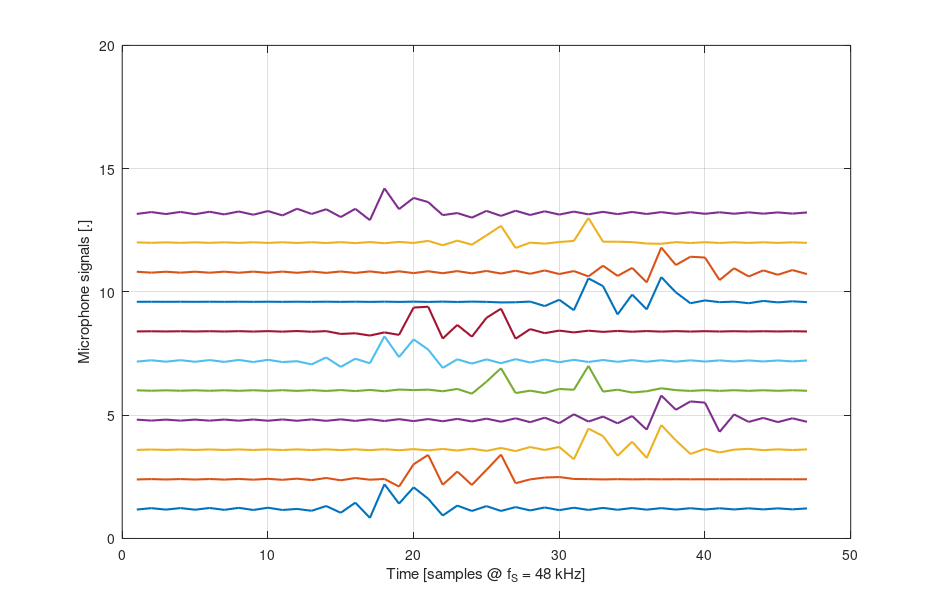
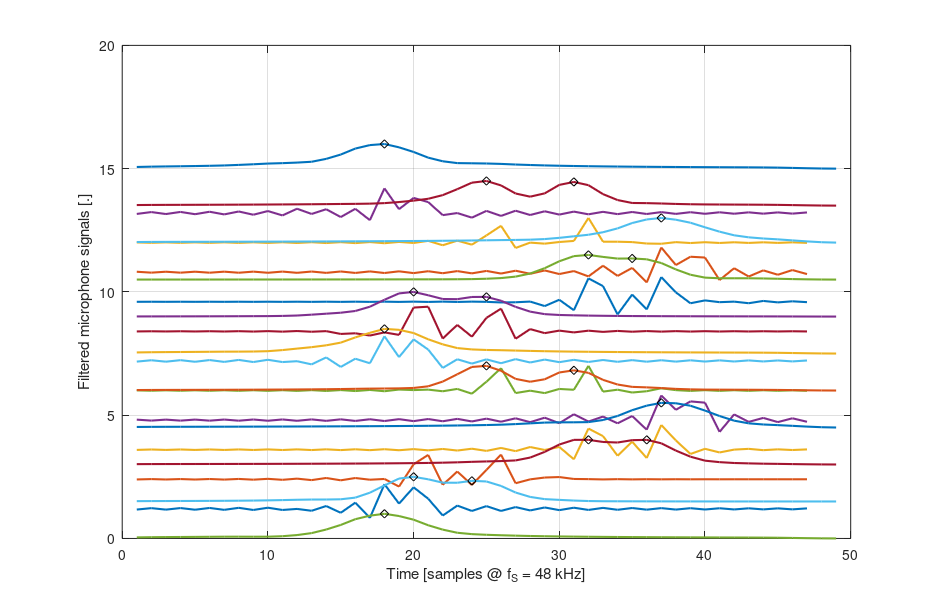

The MATLAB source for these figures, in order: (Note: this script raises an error after producing the figures.)
function execute_demonstration()

    

    % Global constants
    SAMPLE_RATE = 48000;                        % [S/s]
    SNR_VALUES = 35;%[-20 : 2 : 40];                          % [dB]
    PROPAGATION_SPEED = 343;                    % [m/s]
    AMOUNT_OF_SENSORS = [10];

    % Source characteristics
    initialSourcesDistances = [3 3];          % [m]
    sourcesInitialAngles = [+000 35];     % [deg]
    sourcesAngularSpeed = [0.2 -0.2];              % [deg/iter]
    signalDuration = 0.0003;                     % [s]
    signalsFreqs = [6000 6000];                 % [Hz]
    signalsAmplitudes = [1 1 1];                % [.]
    interpolationFactor = 1;
    initialPhase = pi/2;
    showAnimatedPlot = 0;

    % TODO: make it for several frequencies / sources at the same time
    % TODO: put a message about the maximum frequency

    % ----------------- Computations -----------------
    
    % Generates source signal with hamming window and additive white noise
    sourcesSignals = zeros(length(signalsFreqs), round(signalDuration * SAMPLE_RATE));
    for index = 1 : length(signalsFreqs)
        sourcesSignals(index, :) = (signalsAmplitudes(index) * sin(initialPhase + 2 * pi * signalsFreqs(index) / SAMPLE_RATE * [0 : size(sourcesSignals, 2)-1])) + ...
                                   (signalsAmplitudes(index) * sin(initialPhase + 2 * pi * signalsFreqs(index)*2 / SAMPLE_RATE * [0 : size(sourcesSignals, 2)-1])) + ...
                                   (signalsAmplitudes(index) * sin(initialPhase + 2 * pi * signalsFreqs(index)*3 / SAMPLE_RATE * [0 : size(sourcesSignals, 2)-1]));
    sourcesSignals(index, :) = sourcesSignals(index, :) / max(abs(sourcesSignals(index, :)));
    sourcesSignals(index, :) = sourcesSignals(index, :).^4 .* sign(sourcesSignals(index,:));
    sourcesSignals(index, :) = (sourcesSignals(index, :) .* hamming(size(sourcesSignals, 2)).^10');

    end
    sourcesSignals = interpolateWindows(sourcesSignals, interpolationFactor);
    sourcesSignals = sourcesSignals(:, 3 * interpolationFactor : size(sourcesSignals, 2));

%     plot(sourcesSignals')
%     grid
%     return

%     results = zeros(length(AMOUNT_OF_SENSORS), length(SNR_VALUES));

    currentAmountOfSensors = AMOUNT_OF_SENSORS;
    results = [];

    for currentSNRIndex = 1 : length(SNR_VALUES)
        currentSNR = SNR_VALUES(currentSNRIndex);

        disp(sprintf('>> Running for SNR: %.1f [dB]', currentSNR));

        sourcesDistances = initialSourcesDistances;
        goodCount = 0;
        for currentDistanceDiff = [0 : 0.001 : 0.20]

            if goodCount >= 5
                disp(' ** The resolution is maximum and stable. Stopping iteration.')
                break
            end

            sourcesDistances = [sourcesDistances(1) sourcesDistances(2)+currentDistanceDiff];

            % Construct the spiral array
            arrayRadius = 0.075;

            sensorsPositions = zeros(currentAmountOfSensors, 2);
            sensorsAngles = [0 : 1 / currentAmountOfSensors : 1]' * 4 * pi;
            for index = 1 : length(sensorsAngles)
                sensorsPositions(index, :) = arrayRadius * [cos(sensorsAngles(index)) sin(sensorsAngles(index)) ];
            end

            sourcesAngles = sourcesInitialAngles;
            sourcesPosition = zeros(length(signalsFreqs), 2);

            sourcesAnglesHistory = [];

            beamformerErrors = [];
            while max(sourcesAngles) <= 180
                rng(0);

                % Rotate sources and update their positions
                sourcesAngles = sourcesAngles + sourcesAngularSpeed;
                for index = 1 : length(signalsFreqs)
                    sourcesPosition(index, :) = sourcesDistances(index) * [cos(sourcesAngles(index)/180*pi) sin(sourcesAngles(index)/180*pi)];
                end
                sourcesAnglesHistory(size(sourcesAnglesHistory, 1) + 1, :) = sourcesAngles;

                % Find the largest distance between the sources and any sensor
                maxDistance = 0;
                for index1 = 1 : length(signalsFreqs)
                    for index2 = 1 : size(sensorsPositions, 1)
                        newDistance = norm(sensorsPositions(index2, :) - sourcesPosition(index1, :));
                        if newDistance > maxDistance
                            maxDistance = newDistance;
                        end
                    end
                end

                % Estimates the length needed to store the delayed signals
                receivedSignalEstimatedLength = round((signalDuration * interpolationFactor * SAMPLE_RATE) + (maxDistance / PROPAGATION_SPEED * SAMPLE_RATE));

                % Estimate the "received" signals
                sensorsSignals = zeros(size(sensorsPositions, 1), receivedSignalEstimatedLength);
                for sensorIndex = 1 : size(sensorsPositions, 1)

                    % Initialize the sensed signal vector
                    sensorsSignals(sensorIndex, :) = zeros(size(sensorsSignals(sensorIndex, :)));

                    for sourceIndex = 1 : length(signalsFreqs)

                        % Estimate the traveling signal from the source to the sensor
                        newDistance = norm(sourcesPosition(sourceIndex, :) - sensorsPositions(sensorIndex,:));
                        newDelay = newDistance / PROPAGATION_SPEED * SAMPLE_RATE;
                        newDelayedSignal = 1 / newDistance * conv(fractionalDelta(newDelay), sourcesSignals(sourceIndex, :) + (randn(1, size(sourcesSignals, 2)) * 10^(-currentSNR / 20)));

                        newDelayedSignal_padded = pad_with_zeros(newDelayedSignal, size(sensorsSignals, 2));

                        % Add the new source contribution
                        sensorsSignals(sensorIndex, :) = sensorsSignals(sensorIndex, :) + (newDelayedSignal_padded(1 : size(sensorsSignals, 2)));
                    end
                end

                sensorsSignals = sensorsSignals(:, round(0.95 * mean(sourcesDistances) / PROPAGATION_SPEED * SAMPLE_RATE) : size(sensorsSignals, 2));

                detectedAmount = detectAmountOfSignals(sensorsSignals);
% 
%                 plot(sensorsSignals(1,:)')
%                 grid
%                 pause
%                 continue
                
                
                if showAnimatedPlot
                    clf
                    subplot(2,1,1)
                    plot(sensorsPositions(:,1), sensorsPositions(:,2), 'o')
                    hold on
                    grid on
                    for indexTest = 1 : size(sourcesPosition, 1)
                        plot(sourcesPosition(indexTest, 1), sourcesPosition(indexTest, 2), 'x')
                    end
                    xlim([-10 10])
                    ylim([-4 4])

                    subplot(2,1,2)
                    for index = 1 : size(sensorsSignals, 1)
                        plot(sensorsSignals(index, :)' + 0.2*index)
                        hold on
                    end
                    grid on
                    xlim([0 size(sensorsSignals, 2)])
                    title(sprintf('Amount detected: %d', detectedAmount));
                    pause(0.01)
                end

                if (detectedAmount ~= 2) || (max(sourcesAngles) - min(sourcesAngles) < 0.5)
                    disp(sprintf('Limit for dist-diff: %.3f [m] is %.1f, %.1f [deg]', currentDistanceDiff, sourcesAngles(1), sourcesAngles(2)))
                    results(size(results, 1) + 1, :) = [currentSNR currentDistanceDiff (max(sourcesAngles) - min(sourcesAngles))];
                    
                    if  (max(sourcesAngles) - min(sourcesAngles)) < 0.5
                        goodCount = goodCount + 1;
                    else
                        goodCount = 0;
                    end

                    break
                else
                    continue
                end

            end

        end
    end
    
    save('results_data.mat', 'results')
    close all
    plot(results(:,2), results(:,3))
    grid on
    
    

end

function padded_vector = pad_with_zeros(input_vector, desired_length)
    % Returns the input vector with the desired length. It pads with zeros
    % at the end if the input is too short, or trims it if it's the other
    % way around.
    %
    % Joe.

    if length(input_vector) == desired_length
        padded_vector = input_vector;
        return
    end

    if length(input_vector) > desired_length
        padded_vector = input_vector(1 : desired_length);
    end
    
    if length(input_vector) < desired_length
        padded_vector = zeros(1, desired_length);
        padded_vector(1 : length(input_vector)) = input_vector;
    end

end

function output_ir = fractionalDelta(fractionalDelay)
    % Returns a vector with a delta on time, corresponding to the delay in
    % samples (decimal values accepted). If the delay value is not an
    % integer, a sinc function is returned.
    %
    % Joe.

    output_ir = zeros(1, round(fractionalDelay * 2));
    for i = 0 : length(output_ir)-1

        arg = i - (fractionalDelay);
        if arg ~= 0
            output_ir(i+1) = sin(pi* arg) / (pi *arg);
        else
            disp(sprintf('[Debug] The fractional-delay is actually an integer value.        \n'))
            output_ir(i+1) = 1;
        end
    end
end

function interpolatedWindows = interpolateWindows(windows, interpolationFactor)

%     interpolationFactor = 100;

    newXvalues = [1 : 1 / interpolationFactor : size(windows, 2)];
    interpolatedWindows = zeros(size(windows, 1), size(newXvalues, 2));
    for i = 1 : size(windows, 1)
        interpolatedWindows(i, :) = spline([1 : size(windows, 2)], windows(i, :), newXvalues);

    end

%     subplot(2,1,1)
%     plot(windows(3,:), 'x-')
%     grid
%     subplot(2,1,2)
%     plot(interpolatedWindows(3,:), 'x-')
%     grid
%     asd()

end

function detectedAmount = detectAmountOfSignals(inputSignals)



    for index = 1 : size(inputSignals, 1)
        inputSignals(index, :) = inputSignals(index, :) / max(abs(inputSignals(index, :)));
        plot(inputSignals(index, :) + index*1.2, 'LineWidth', 1.5)
        hold on
    end
    grid on
    xlabel(sprintf('Time [samples @ f_S = %.0f kHz]', 48000/1000))
    ylabel('Microphone signals [.]')
    % Save plot to file
    set(gcf, 'PaperPosition', [-0.5 -0.2 9.4 6.05]);
    set(gcf, 'PaperSize', [8.5 5.5]);
    saveas(gcf, 'microphone_signals.pdf', 'pdf');
    close all

%     return

    % Compute a low pass average of all IRs
    windowPeaksCount = zeros(size(inputSignals, 1), 1);
    for index = 1 : size(inputSignals, 1)

        % Estimate the slope
        filteredIR = averageIRShortly(inputSignals(index,:));

        % Normalize and vertical stretch
        filteredIR = (filteredIR - min(filteredIR)) / max(filteredIR - min(filteredIR));

        % Find the peaks in the average
        [tempIRPeaksValues, tempIRPeaksPlaces] = findpeaks(filteredIR);
        tempIRPeaksValues = tempIRPeaksValues / max(tempIRPeaksValues);

        tempPeaksCount = 0;
        for index2 = 1 : length(tempIRPeaksPlaces)
            if tempIRPeaksValues(index2) > 0.25
                tempPeaksCount = tempPeaksCount + 1;
            end
        end
        windowPeaksCount(index) = tempPeaksCount;      


        plot(filteredIR' + (index - 1)*1.5, 'LineWidth', 1.5)
        hold on
        for index3 = 1 : length(tempIRPeaksPlaces)
            if tempIRPeaksValues(index3) > 0.25
                plot(tempIRPeaksPlaces(index3), filteredIR(tempIRPeaksPlaces(index3)) + (index-1) * 1.5, 'dk')
            end
        end

    end

    % Return the value that appears most
    detectedAmount = mode(windowPeaksCount);


    xlabel(sprintf('Time [samples @ f_S = %.0f kHz]', 48000/1000))
    ylabel('Filtered microphone signals [.]')
    grid on
    % Save plot to file
    set(gcf, 'PaperPosition', [-0.5 -0.2 9.4 6.05]);
    set(gcf, 'PaperSize', [8.5 5.5]);
    saveas(gcf, 'filtered_microphone_signals.pdf', 'pdf');
    close all
    asd()
    return





end


function filteredIRs = averageIRShortly(inputSignal)

    filterLength = 3;
    filterTimes = 3;

    % Average all sensors inputs
    filteredIRs = abs(sum(inputSignal, 1));

    % Low pass filter the averaged signal
    for index = 1 : filterTimes
        filteredIRs = conv(filteredIRs, ones(filterLength, 1) / filterLength);
    end
    filteredIRs = filteredIRs(round(filterTimes * filterLength / 2) : length(filteredIRs));

end
